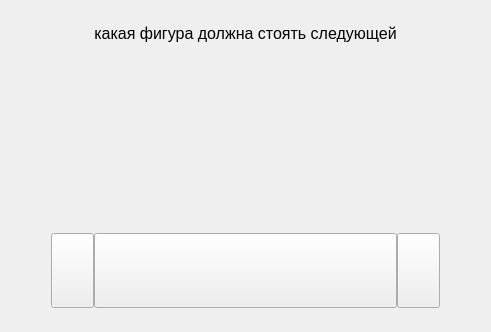
      <widget class="QWidget" name="page_30">
       <layout class="QGridLayout" name="gridLayout_59">
        <item row="0" column="0">
         <widget class="QWidget" name="widget_30" native="true">
          <layout class="QGridLayout" name="gridLayout_60">
           <property name="leftMargin">
            <number>0</number>
           </property>
           <property name="topMargin">
            <number>0</number>
           </property>
           <property name="rightMargin">
            <number>0</number>
           </property>
           <property name="bottomMargin">
            <number>0</number>
           </property>
           <property name="spacing">
            <number>0</number>
           </property>
           <item row="0" column="2">
            <spacer name="verticalSpacer_68">
             <property name="orientation">
              <enum>Qt::Vertical</enum>
             </property>
             <property name="sizeHint" stdset="0">
              <size>
               <width>20</width>
               <height>13</height>
              </size>
             </property>
            </spacer>
           </item>
           <item row="4" column="3">
            <widget class="QPushButton" name="pushButton_114">
             <property name="minimumSize">
              <size>
               <width>0</width>
               <height>75</height>
              </size>
             </property>
             <property name="font">
              <font>
               <pointsize>10</pointsize>
              </font>
             </property>
             <property name="styleSheet">
              <string notr="true">image: url(:/newPrefix24/Vopros-18-e15063658904921.jpg)</string>
             </property>
             <property name="text">
              <string/>
             </property>
            </widget>
           </item>
           <item row="4" column="1">
            <widget class="QPushButton" name="pushButton_112">
             <property name="minimumSize">
              <size>
               <width>0</width>
               <height>75</height>
              </size>
             </property>
             <property name="font">
              <font>
               <pointsize>10</pointsize>
              </font>
             </property>
             <property name="styleSheet">
              <string notr="true">image: url(:/newPrefix23/Vopros-18-e15063658904990.jpg)</string>
             </property>
             <property name="text">
              <string/>
             </property>
            </widget>
           </item>
           <item row="6" column="2">
            <spacer name="verticalSpacer_69">
             <property name="orientation">
              <enum>Qt::Vertical</enum>
             </property>
             <property name="sizeHint" stdset="0">
              <size>
               <width>20</width>
               <height>13</height>
              </size>
             </property>
            </spacer>
           </item>
           <item row="1" column="2">
            <widget class="QLabel" name="label_55">
             <property name="font">
              <font>
               <pointsize>12</pointsize>
              </font>
             </property>
             <property name="text">
              <string>какая фигура должна стоять следующей</string>
             </property>
             <property name="alignment">
              <set>Qt::AlignCenter</set>
             </property>
            </widget>
           </item>
           <item row="2" column="2">
            <widget class="QLabel" name="label_53">
             <property name="minimumSize">
              <size>
               <width>0</width>
               <height>150</height>
              </size>
             </property>
             <property name="styleSheet">
              <string notr="true">image: url(:/newPrefix21/Vopros-18-e15063658904999.jpg)</string>
             </property>
             <property name="text">
              <string/>
             </property>
            </widget>
           </item>
           <item row="4" column="2">
            <widget class="QPushButton" name="pushButton_113">
             <property name="minimumSize">
              <size>
               <width>0</width>
               <height>75</height>
              </size>
             </property>
             <property name="font">
              <font>
               <pointsize>10</pointsize>
              </font>
             </property>
             <property name="styleSheet">
              <string notr="true">image: url(:/newPrefix22/Vopros-18-e15063658904991.jpg)</string>
             </property>
             <property name="text">
              <string/>
             </property>
            </widget>
           </item>
           <item row="4" column="4">
            <spacer name="horizontalSpacer_59">
             <property name="orientation">
              <enum>Qt::Horizontal</enum>
             </property>
             <property name="sizeType">
              <enum>QSizePolicy::Expanding</enum>
             </property>
             <property name="sizeHint" stdset="0">
              <size>
               <width>40</width>
               <height>20</height>
              </size>
             </property>
            </spacer>
           </item>
           <item row="4" column="0">
            <spacer name="horizontalSpacer_61">
             <property name="orientation">
              <enum>Qt::Horizontal</enum>
             </property>
             <property name="sizeType">
              <enum>QSizePolicy::Expanding</enum>
             </property>
             <property name="sizeHint" stdset="0">
              <size>
               <width>40</width>
               <height>20</height>
              </size>
             </property>
            </spacer>
           </item>
           <item row="2" column="3">
            <spacer name="horizontalSpacer_62">
             <property name="orientation">
              <enum>Qt::Horizontal</enum>
             </property>
             <property name="sizeHint" stdset="0">
              <size>
               <width>40</width>
               <height>20</height>
              </size>
             </property>
            </spacer>
           </item>
           <item row="2" column="1">
            <spacer name="horizontalSpacer_60">
             <property name="orientation">
              <enum>Qt::Horizontal</enum>
             </property>
             <property name="sizeHint" stdset="0">
              <size>
               <width>40</width>
               <height>20</height>
              </size>
             </property>
            </spacer>
           </item>
           <item row="3" column="2">
            <spacer name="verticalSpacer_72">
             <property name="orientation">
              <enum>Qt::Vertical</enum>
             </property>
             <property name="sizeType">
              <enum>QSizePolicy::Minimum</enum>
             </property>
             <property name="sizeHint" stdset="0">
              <size>
               <width>20</width>
               <height>40</height>
              </size>
             </property>
            </spacer>
           </item>
          </layout>
         </widget>
        </item>
       </layout>
      </widget>
